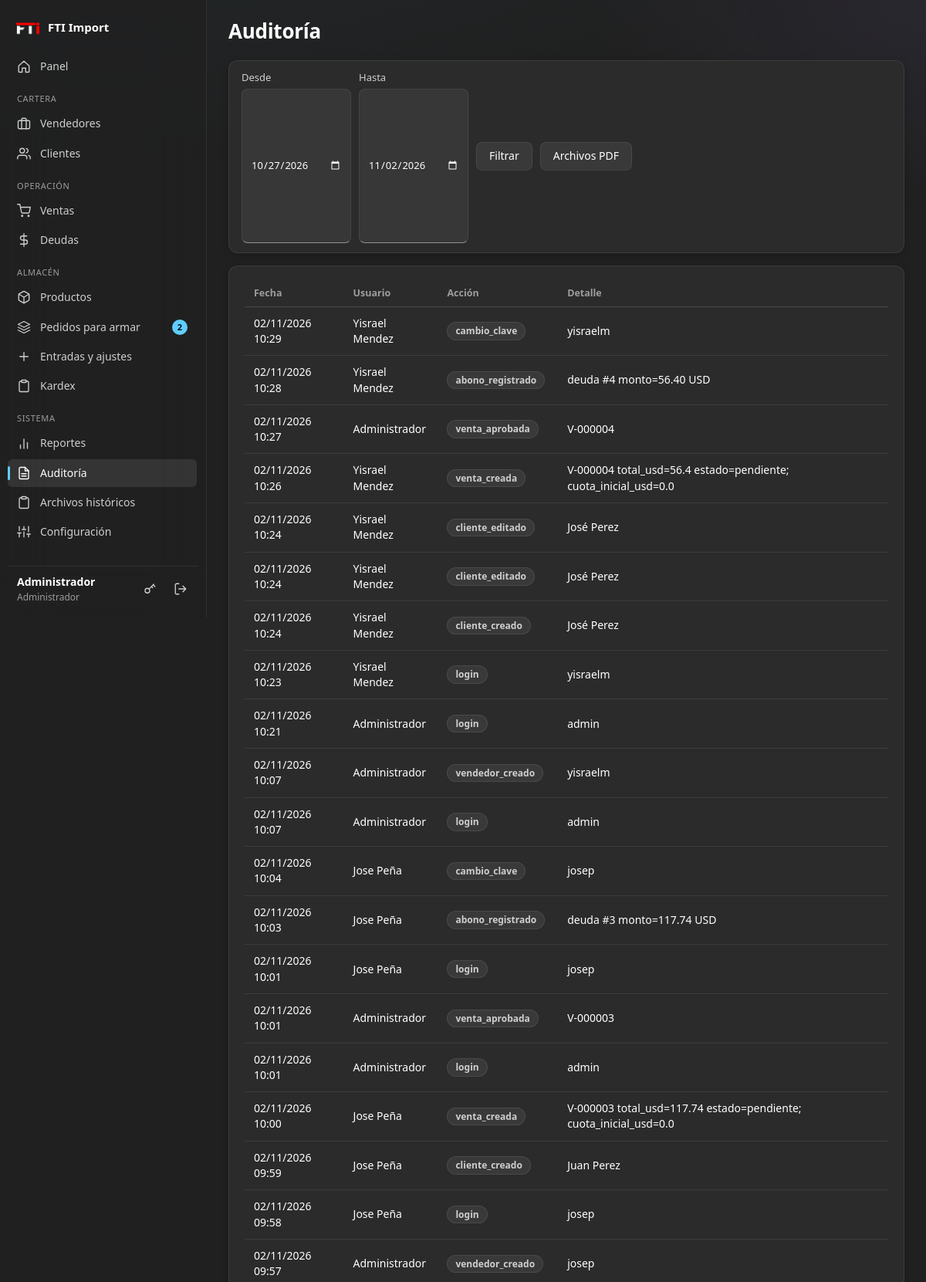
Screenshot of /auditoria (signed in, upper part) with the database file from the repository.
### tables this page shows
CREATE TABLE configuracion (
    clave TEXT PRIMARY KEY,
    valor TEXT
);

CREATE TABLE usuarios (
    id         INTEGER PRIMARY KEY AUTOINCREMENT,
    usuario    TEXT NOT NULL UNIQUE,
    nombre     TEXT NOT NULL,
    clave_hash TEXT NOT NULL,
    rol        TEXT NOT NULL CHECK (rol IN ('admin', 'vendedor')),
    telefono   TEXT DEFAULT '',
    email      TEXT DEFAULT '',
    activo     INTEGER NOT NULL DEFAULT 1,
    creado     TEXT NOT NULL,
    -- Tipo de vendedor: 'especial' elige detal/mayor y USD/Bs; 'normal' solo vende al mayor en USD.
    tipo_vendedor TEXT NOT NULL DEFAULT 'normal' CHECK (tipo_vendedor IN ('especial', 'normal'))
);

CREATE TABLE auditoria (
    id         INTEGER PRIMARY KEY AUTOINCREMENT,
    fecha      TEXT NOT NULL,
    usuario_id INTEGER REFERENCES usuarios(id),
    accion     TEXT NOT NULL,
    detalle    TEXT DEFAULT ''
);

### routes/admin.py (the view)
@bp.route("/auditoria")
@roles_required("admin")
def auditoria():
    desde = request.args.get("desde") or (datetime.strptime(hoy(), "%Y-%m-%d") - timedelta(days=6)).strftime("%Y-%m-%d")
    hasta = request.args.get("hasta") or hoy()
    filas = query("""SELECT a.*, u.nombre AS usuario FROM auditoria a LEFT JOIN usuarios u ON u.id = a.usuario_id
                      WHERE substr(a.fecha,1,10) BETWEEN ? AND ? ORDER BY a.id DESC LIMIT 2000""", (desde, hasta))
    return render_template("admin/auditoria.html", filas=filas, desde=desde, hasta=hasta)

### db.py (called while the page is built)
def query(sql, args=(), one=False):
    rows = get_db().execute(sql, args).fetchall()
    if one:
        return rows[0] if rows else None
    return rows

### services.py (called while the page is built)
def get_config(clave, defecto=""):
    fila = query("SELECT valor FROM configuracion WHERE clave = ?", (clave,), one=True)
    return fila["valor"] if fila and fila["valor"] is not None else defecto

def stock_alerta_defecto():
    return max(to_float(get_config("stock_alerta_defecto", "10"), 10.0), 0.0)

def productos_en_alerta(limite=None):
    sql = ("SELECT id, codigo, nombre, stock, unidad, " + SQL_MINIMO_EFECTIVO + " AS minimo "
           "FROM productos WHERE activo = 1 AND stock <= " + SQL_MINIMO_EFECTIVO + " ORDER BY stock ASC")
    d = stock_alerta_defecto()
    args = [d, d]
    if limite:
        sql += " LIMIT ?"
        args.append(limite)
    return query(sql, args)

def armado_desde_venta():
    return to_int(get_config("armado_desde_venta", "0"))

def contar_por_armar(usuario):
    desde = armado_desde_venta()
    if usuario["rol"] == "admin":
        pend = query("SELECT COUNT(*) AS n FROM armados a JOIN ventas v ON v.id=a.venta_id "
                     "WHERE a.estado='pendiente' AND v.estado='aprobada'", one=True)["n"]
        sin = query("SELECT COUNT(*) AS n FROM ventas v WHERE v.estado='aprobada' AND v.id > ? "
                    "AND NOT EXISTS (SELECT 1 FROM armados a WHERE a.venta_id=v.id)", (desde,), one=True)["n"]
        return pend + sin
    return query("SELECT COUNT(*) AS n FROM armados a JOIN ventas v ON v.id=a.venta_id "
                 "WHERE a.estado='pendiente' AND v.estado='aprobada' AND (a.asignado_a = ? OR a.asignado_a IS NULL)",
                 (usuario["id"],), one=True)["n"]

### utils.py (called while the page is built)
def _zona():
    return timezone(timedelta(hours=current_app.config.get("UTC_OFFSET_HORAS", -4)))

def hoy():
    return datetime.now(_zona()).strftime("%Y-%m-%d")

def to_float(valor, defecto=0.0):
    if valor is None:
        return defecto
    s = str(valor).strip().replace(" ", "")
    if not s:
        return defecto
    if "," in s and "." in s:
        s = s.replace(".", "").replace(",", ".")   # 1.234,50 -> 1234.50
    elif "," in s:
        s = s.replace(",", ".")
    try:
        return float(s)
    except ValueError:
        return defecto

def to_int(valor, defecto=0):
    try:
        return int(float(str(valor).strip()))
    except (ValueError, TypeError):
        return defecto

def csrf_field():
    return Markup(f'<input type="hidden" name="csrf_token" value="{csrf_token()}">')

### templates/admin/auditoria.html
{% extends 'base.html' %}
{% block titulo %}Auditoría{% endblock %}
{% block contenido %}
<form class="filters card" method="get"><label>Desde<input type="date" name="desde" value="{{ desde }}"></label><label>Hasta<input type="date" name="hasta" value="{{ hasta }}"></label><button class="btn">Filtrar</button><a class="btn" href="{{ url_for('admin.historiales') }}">Archivos PDF</a></form>
<section class="card">
  <div class="table-wrap"><table class="stack">
    <thead><tr><th>Fecha</th><th>Usuario</th><th>Acción</th><th>Detalle</th></tr></thead>
    <tbody>{% for a in filas %}
      <tr><td data-label="Fecha">{{ a.fecha|fechahora }}</td><td data-label="Usuario">{{ a.usuario or '—' }}</td>
          <td data-label="Acción"><span class="badge mute">{{ a.accion }}</span></td><td data-label="Detalle">{{ a.detalle }}</td></tr>
    {% else %}<tr><td colspan="4" class="muted">Sin registros.</td></tr>{% endfor %}</tbody></table></div>
</section>
{% endblock %}

### templates/base.html (shortened to what this page needs)
{% from '_macros.html' import ico, flashes %}
<!doctype html>
<html lang="es">
<head>
  <link rel="stylesheet" href="{{ url_for('static', filename='css/style.css') }}">
</head>
<body>
{% if g.user %}
  {% set ep = request.endpoint or '' %}
  <div class="shell">
    <aside class="sidebar">
<div class="brand">
    <span class="brand-logo">
        <img src="{{ url_for('static', filename='logo.png') }}"
             alt="Logo de la empresa"
             class="logo-empresa">
    </span>
    <span class="brand-name">{{ empresa }}</span>
</div>      <nav class="nav">
        <a href="{{ url_for('panel.inicio') }}" class="{{ 'on' if ep == 'panel.inicio' }}">{{ ico('home') }}<span>Panel</span></a>
        {% if g.user.rol == 'admin' %}
          <div class="nav-group">Cartera</div>
          <a href="{{ url_for('admin.vendedores') }}" class="{{ 'on' if ep.startswith('admin.vendedor') }}">{{ ico('brief') }}<span>Vendedores</span></a>
          <a href="{{ url_for('clientes.lista') }}" class="{{ 'on' if ep.startswith('clientes.') }}">{{ ico('users') }}<span>Clientes</span></a>
          <div class="nav-group">Operación</div>
          <a href="{{ url_for('ventas.lista') }}" class="{{ 'on' if ep.startswith('ventas.') }}">{{ ico('cart') }}<span>Ventas</span>{% if n_pendientes %}<b class="pill">{{ n_pendientes }}</b>{% endif %}</a>
          <a href="{{ url_for('deudas.lista') }}" class="{{ 'on' if ep.startswith('deudas.') }}">{{ ico('dollar') }}<span>Deudas</span></a>
          <div class="nav-group">Almacén</div>
          <a href="{{ url_for('catalogo.productos') }}" class="{{ 'on' if ep in ('catalogo.productos','catalogo.producto_nuevo','catalogo.producto_editar','catalogo.categorias') }}">{{ ico('box') }}<span>Productos</span></a>
          <a href="{{ url_for('armados.lista') }}" class="{{ 'on' if ep.startswith('armados.') }}">{{ ico('layers') }}<span>Pedidos para armar</span>{% if n_por_armar %}<b class="pill" title="Pedidos pendientes o sin asignar">{{ n_por_armar }}</b>{% endif %}</a>
          <a href="{{ url_for('catalogo.movimiento') }}" class="{{ 'on' if ep == 'catalogo.movimiento' }}">{{ ico('plus') }}<span>Entradas y ajustes</span></a>
          <a href="{{ url_for('catalogo.kardex') }}" class="{{ 'on' if ep == 'catalogo.kardex' }}">{{ ico('clip') }}<span>Kardex</span></a>
          <div class="nav-group">Sistema</div>
          <a href="{{ url_for('admin.reportes') }}" class="{{ 'on' if ep == 'admin.reportes' }}">{{ ico('chart') }}<span>Reportes</span></a>
          <a href="{{ url_for('admin.auditoria') }}" class="{{ 'on' if ep == 'admin.auditoria' }}">{{ ico('file') }}<span>Auditoría</span></a>
          <a href="{{ url_for('admin.historiales') }}" class="{{ 'on' if ep.startswith('admin.historial') }}">{{ ico('clip') }}<span>Archivos históricos</span></a>
          <a href="{{ url_for('admin.configuracion') }}" class="{{ 'on' if ep == 'admin.configuracion' }}">{{ ico('sliders') }}<span>Configuración</span></a>
        {% endif %}
      </nav>
      <div class="user-box">
        <div class="user-info"><b>{{ g.user.nombre }}</b><small>{{ 'Administrador' if g.user.rol == 'admin' else ('Vendedor especial' if g.user.tipo_vendedor == 'especial' else 'Vendedor') }}</small></div>
        <a class="icon-btn" href="{{ url_for('auth.cuenta') }}" title="Cambiar clave">{{ ico('key') }}</a>
        <form method="post" action="{{ url_for('auth.logout') }}">{{ csrf_field() }}<button class="icon-btn" title="Cerrar sesión">{{ ico('logout') }}</button></form>
      </div>
    </aside>
    <main class="content">
      <header class="topbar">
        <h1>{% block titulo %}{% endblock %}</h1>
      </header>
      {% block contenido %}{% endblock %}
    </main>
  </div>
{% else %}
  <main class="auth">{{ flashes() }}{{ self.contenido() }}</main>
{% endif %}
</body>
</html>

### templates/base.html (style rules this page uses)
.brand-logo { background: transparent !important; border: none !important; box-shadow: none !important; }
.logo-empresa { width: 100%; height: 100%; object-fit: contain; display: block; }

### rows the page displays
configuracion: valor "FTI Import"
usuarios: user.nombre "Administrador", rol "Administrador"
auditoria: fecha|fechahora "02/11/2026 10:29", nombre "Yisrael Mendez", accion "cambio_clave", detalle "yisraelm"
auditoria: fecha|fechahora "02/11/2026 10:28", nombre "Yisrael Mendez", accion "abono_registrado", detalle "deuda #4 monto=56.40 USD"
auditoria: fecha|fechahora "02/11/2026 10:27", nombre "Administrador", accion "venta_aprobada", detalle "V-000004"
auditoria: fecha|fechahora "02/11/2026 10:26", nombre "Yisrael Mendez", accion "venta_creada", detalle "V-000004 total_usd=56.4 estado=pendiente; cuota_inicial_usd=0.0"
auditoria: fecha|fechahora "02/11/2026 10:24", nombre "Yisrael Mendez", accion "cliente_editado", detalle "José Perez"
auditoria: fecha|fechahora "02/11/2026 10:24", nombre "Yisrael Mendez", accion "cliente_editado", detalle "José Perez"
auditoria: fecha|fechahora "02/11/2026 10:24", nombre "Yisrael Mendez", accion "cliente_creado", detalle "José Perez"
auditoria: fecha|fechahora "02/11/2026 10:23", nombre "Yisrael Mendez", accion "login", detalle "yisraelm"
auditoria: fecha|fechahora "02/11/2026 10:21", nombre "Administrador", accion "login", detalle "admin"
auditoria: fecha|fechahora "02/11/2026 10:07", nombre "Administrador", accion "vendedor_creado", detalle "yisraelm"
auditoria: fecha|fechahora "02/11/2026 10:07", nombre "Administrador", accion "login", detalle "admin"
auditoria: fecha|fechahora "02/11/2026 10:04", nombre "Jose Peña", accion "cambio_clave", detalle "josep"
auditoria: fecha|fechahora "02/11/2026 10:03", nombre "Jose Peña", accion "abono_registrado", detalle "deuda #3 monto=117.74 USD"
auditoria: fecha|fechahora "02/11/2026 10:01", nombre "Jose Peña", accion "login", detalle "josep"
auditoria: fecha|fechahora "02/11/2026 10:01", nombre "Administrador", accion "venta_aprobada", detalle "V-000003"
auditoria: fecha|fechahora "02/11/2026 10:01", nombre "Administrador", accion "login", detalle "admin"
auditoria: fecha|fechahora "02/11/2026 10:00", nombre "Jose Peña", accion "venta_creada", detalle "V-000003 total_usd=117.74 estado=pendiente; cuota_inicial_usd=0.0"
auditoria: fecha|fechahora "02/11/2026 09:59", nombre "Jose Peña", accion "cliente_creado", detalle "Juan Perez"
auditoria: fecha|fechahora "02/11/2026 09:58", nombre "Jose Peña", accion "login", detalle "josep"
auditoria: fecha|fechahora "02/11/2026 09:57", nombre "Administrador", accion "vendedor_creado", detalle "josep"

### other values shown
{{ n_por_armar }} "2"
